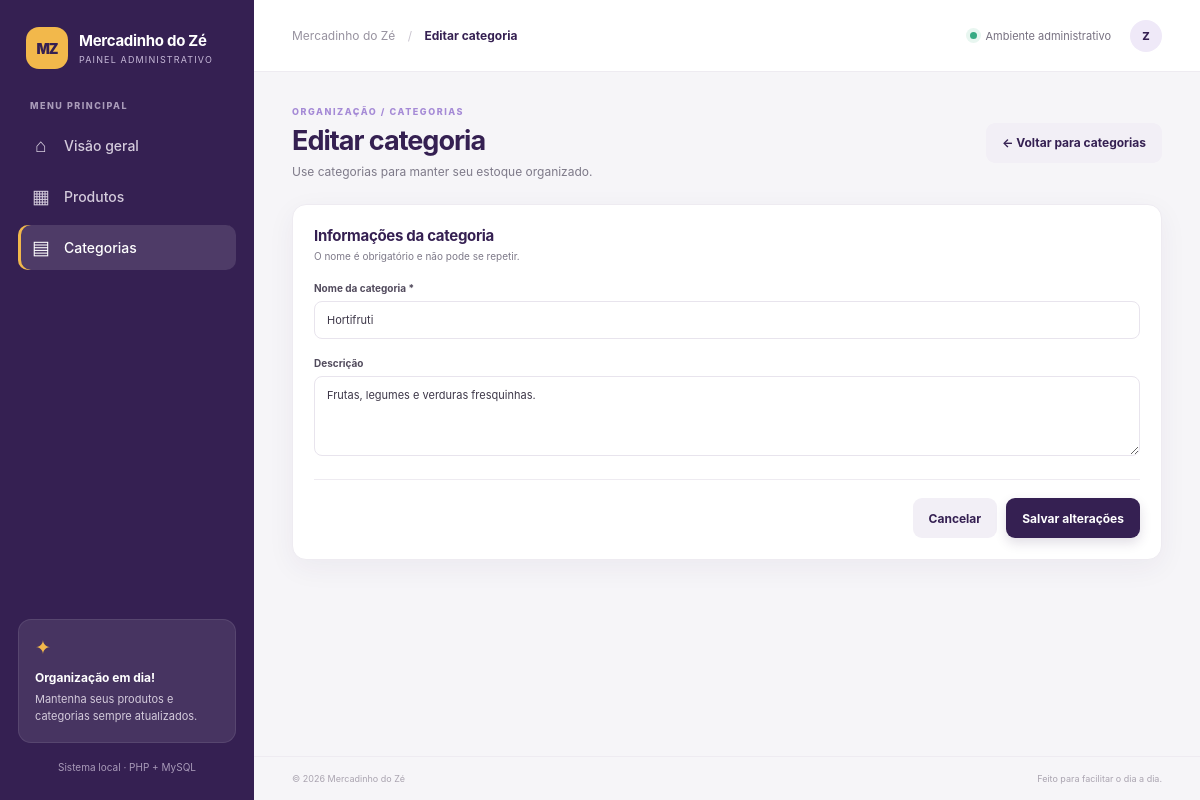
The page /categorias/form.php?id=2 on the database its author committed.
### tables this page shows
CREATE TABLE IF NOT EXISTS categorias (
    id INT AUTO_INCREMENT PRIMARY KEY,
    nome VARCHAR(80) NOT NULL UNIQUE,
    descricao VARCHAR(255) NULL
);

### includes/functions.php (called while the page is built, shortened)
<?php
function e($valor): string {
    return htmlspecialchars((string)($valor ?? ''), ENT_QUOTES, 'UTF-8');
}

### categorias/form.php (the view, shortened to what this page needs)
<?php
require_once __DIR__.'/../config/database.php';$tituloPagina='Cadastro de categoria';$base='../';$id=(int)($_GET['id']??0);$nome='';$descricao='';$erros=[];
if($id){$st=$pdo->prepare('SELECT * FROM categorias WHERE id=?');$st->execute([$id]);$c=$st->fetch();if(!$c){flash('error','Categoria não encontrada.');header('Location: index.php');exit;}$nome=$c['nome'];$descricao=$c['descricao']??'';$tituloPagina='Editar categoria';}
require __DIR__.'/../includes/header.php';
?>
<div class="welcome-row"><div><div class="eyebrow">ORGANIZAÇÃO / CATEGORIAS</div><h1><?= $id?'Editar categoria':'Nova categoria' ?></h1><p class="muted">Use categorias para manter seu estoque organizado.</p></div><a class="btn btn-light" href="index.php">← Voltar para categorias</a></div>
<section class="panel form-panel"><div class="panel-heading"><div><h2>Informações da categoria</h2><p>O nome é obrigatório e não pode se repetir.</p></div></div><?php if($erros): ?><div class="alert alert-error"><ul><?php foreach($erros as $erro): ?><li><?= e($erro) ?></li><?php endforeach; ?></ul></div><?php endif; ?><form method="post" class="data-form"><input type="hidden" name="csrf_token" value="<?= e(csrfToken()) ?>"><div class="form-grid"><div class="field full"><label>Nome da categoria *</label><input name="nome" maxlength="80" required value="<?= e($nome) ?>" placeholder="Ex.: Mercearia"></div><div class="field full"><label>Descrição</label><textarea name="descricao" rows="4" maxlength="255" placeholder="Descreva os produtos desta categoria..." ><?= e($descricao) ?></textarea></div></div><div class="form-actions"><a class="btn btn-light" href="index.php">Cancelar</a><button class="btn btn-primary" type="submit"><?= $id?'Salvar alterações':'Cadastrar categoria' ?></button></div></form></section>
<?php require __DIR__.'/../includes/footer.php'; ?>

### assets/style.css (style rules this page uses)
:root { --roxo:#352052;--lilas:#A58AD6;--verde:#168A91;--amarelo:#F2B84B;--rosa:#D9536F;--cinza:#DCE3E8;--ink:#272333;--muted:#7e7a89;--surface:#fff;--bg:#f6f5f8;--line:#eeebf1;--shadow:0 8px 28px rgba(53,32,82,.055) }
* { box-sizing:border-box }
body { margin:0;background:var(--bg);color:var(--ink);font-family:Inter,ui-sans-serif,system-ui,-apple-system,"Segoe UI",sans-serif;font-size:14px }
a { color:inherit;text-decoration:none }
button,input,select,textarea { font:inherit }
.welcome-row { display:flex;align-items:center;justify-content:space-between;gap:20px;margin-bottom:25px }
.eyebrow { font-size:9px;font-weight:800;letter-spacing:1.55px;color:var(--lilas);margin-bottom:7px }
.welcome-row h1 { font-size:27px;letter-spacing:-1px;margin:0;color:var(--roxo) }
.muted { color:var(--muted);margin:7px 0 0;font-size:12px }
.btn { border:0;border-radius:9px;min-height:40px;padding:0 16px;display:inline-flex;align-items:center;justify-content:center;gap:7px;font-size:12px;font-weight:750;cursor:pointer;transition:.2s }
.btn-primary { background:var(--roxo);color:#fff;box-shadow:0 5px 12px rgba(53,32,82,.15) }
.btn-light { background:#f2eff6;color:var(--roxo) }
.stat-card,.panel { background:#fff;border:1px solid var(--line);border-radius:14px;box-shadow:var(--shadow) }
.panel { padding:21px }
.panel-heading { display:flex;align-items:center;justify-content:space-between;gap:12px;margin-bottom:18px }
.panel-heading h2 { font-size:15px;color:var(--roxo);margin:0;letter-spacing:-.3px }
.panel-heading p { font-size:10px;color:var(--muted);margin:5px 0 0 }
.form-panel { max-width:900px }
.data-form { padding-top:2px }
.form-grid { display:grid;grid-template-columns:1fr 1fr;gap:18px }
.field { display:flex;flex-direction:column;gap:7px }
.field.full { grid-column:1/-1 }
.field label { font-size:10px;font-weight:750;color:#514a5c }
.field input,.field select,.field textarea { width:100%;border:1px solid #e8e4ed;border-radius:8px;padding:11px 12px;outline:0;color:#3d3748;background:#fff;font-size:11px;transition:.2s }
.field textarea { resize:vertical }
.form-actions { display:flex;justify-content:flex-end;gap:9px;border-top:1px solid var(--line);margin-top:23px;padding-top:18px }

### rows shown on the page
categorias: nome "Hortifruti", descricao "Frutas, legumes e verduras fresquinhas."

### other values the page prints
$tituloPagina "Editar categoria"
